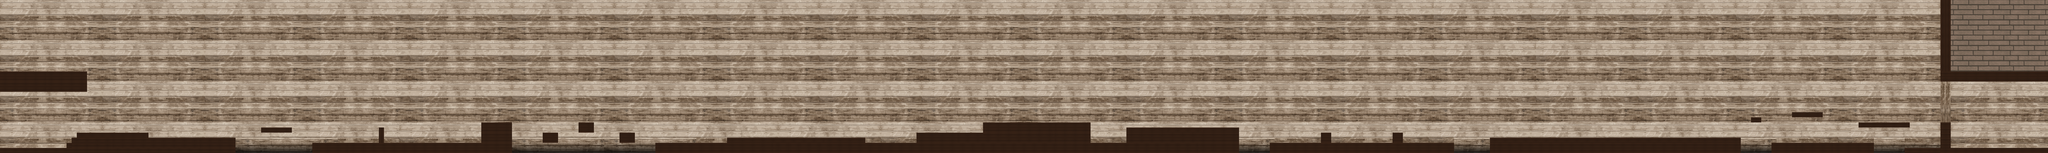

A 2D game scene composited from a Tiled map and its tileset images. What follows is a short description and the map's XML, with each tile layer's data collapsed to a summary:
An orthogonal 400x30 tile map with 32x32 px tiles, 2 tile layers (background-tiles, wall-tiles), 4 tilesets and 35 objects.

<map version="1.0" orientation="orthogonal" renderorder="right-down" width="400" height="30" tilewidth="32" tileheight="32" nextobjectid="131">
 <tileset firstgid="1" name="lighterTile2" tilewidth="32" tileheight="32" tilecount="1040" columns="40">
  <image source="lighterBrick_Stage2.png" width="1280" height="832" />
 </tileset>
 <tileset firstgid="1041" name="bg" tilewidth="32" tileheight="32" tilecount="160" columns="20">
  <image source="seina640c.png" width="640" height="287" />
 </tileset>
 <tileset firstgid="1201" name="seina640rotko" tilewidth="32" tileheight="32" tilecount="160" columns="20">
  <image source="seina640rotko.png" width="640" height="287" />
 </tileset>
 <tileset firstgid="1361" name="floorTile" tilewidth="32" tileheight="32" tilecount="64" columns="8">
  <image source="tileset2.png" width="256" height="256" />
 </tileset>
 <layer name="background-tiles" width="400" height="30">
  <data>[12000 cells, 12000 non-empty, 318 distinct tile ids]</data>
 </layer>
 <layer name="wall-tiles" width="400" height="30">
  <data>[12000 cells, 1146 non-empty, 18 distinct tile ids]</data>
 </layer>
 <objectgroup name="goal-rectangle">
  <object id="10" x="12419.7" y="804.599" width="316.979" height="110.617" rotation="0.0627389" />
 </objectgroup>
 <objectgroup name="wall-rectangles">
  <object id="91" x="12" y="451" width="533" height="123" />
  <object id="92" x="10" y="924" width="1458" height="33" />
  <object id="93" x="416" y="894" width="30" height="26" />
  <object id="94" x="448" y="862" width="32" height="58" />
  <object id="95" x="480" y="834" width="444" height="86" />
  <object id="96" x="928" y="868" width="544" height="50" />
  <object id="104" x="1632" y="804" width="192" height="25" />
  <object id="105" x="1948" y="899" width="1251" height="60" />
  <object id="106" x="2368" y="805" width="30" height="93" />
  <object id="107" x="3008" y="771" width="196" height="124" />
  <object id="108" x="3392" y="835" width="92" height="60" />
  <object id="109" x="3618" y="771" width="92" height="61" />
  <object id="110" x="3872" y="835" width="93" height="61" />
  <object id="111" x="4097" y="899" width="447" height="58" />
  <object id="112" x="4546" y="867" width="866" height="90" />
  <object id="113" x="5410" y="899" width="1623" height="56" />
  <object id="114" x="5729" y="835" width="416" height="62" />
  <object id="115" x="6144" y="771" width="672" height="123" />
  <object id="117" x="7038" y="803" width="706" height="152" />
  <object id="118" x="7936" y="899" width="1152" height="58" />
  <object id="119" x="8256" y="835" width="64" height="62" />
  <object id="120" x="8704" y="834" width="66" height="62" />
  <object id="121" x="9310" y="867" width="1570" height="92" />
  <object id="122" x="11070" y="899" width="644" height="59" />
  <object id="123" x="10945" y="739" width="64" height="30" />
  <object id="124" x="11200" y="707" width="192" height="28" />
  <object id="125" x="11619" y="773" width="318" height="27" />
  <object id="126" x="11902" y="931" width="888" height="28" />
  <object id="127" x="12128" y="772" width="64" height="157" />
  <object id="128" x="12128" y="452" width="660" height="60" />
  <object id="129" x="12124" y="11" width="70" height="437.667" />
  <object id="87" x="2" y="-2" width="6" height="958" />
  <object id="89" x="12790" y="0" width="8" height="956" />
  <object id="90" x="2" y="0" width="12796" height="8" />
 </objectgroup>
</map>
